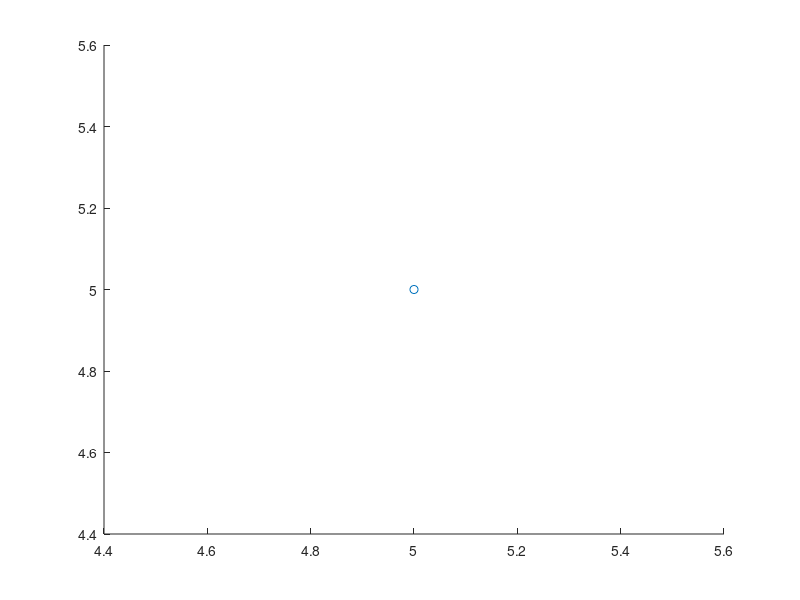
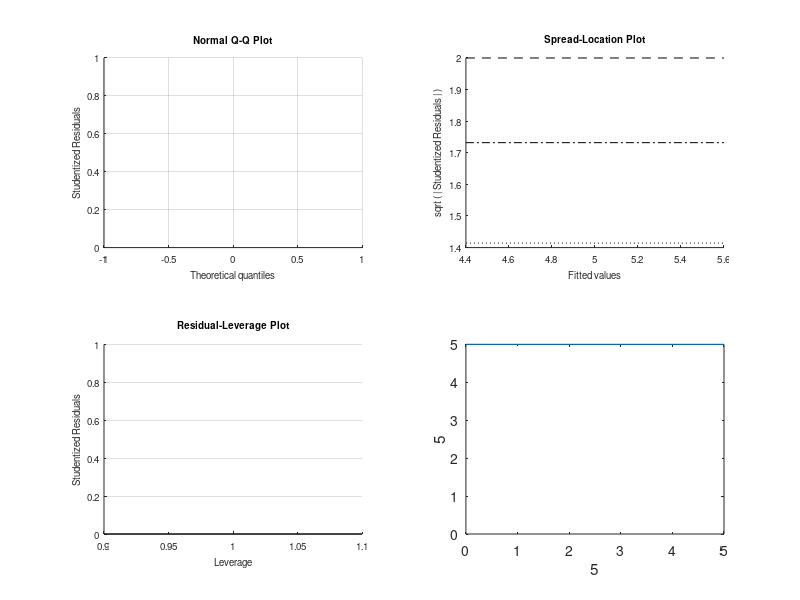

Reproduce these figures in MATLAB, in order. (Note: this script raises an error after producing the figures.)
% X = NetG1SIntDen1;
% Y = SG2lengthframes1;
% Z = NetjustbeforeMnucleusintactIntDen1;
dimTopRight = [0.65 0.82 0.1 0.1];
dimTopLeft = [0.15 0.82 0.1 0.1];
dimBottomLeft = [0.15 0.15 0.1 0.1];

X = input('Independent variable (size): ');
xAxis = input('Independent variable axis title: ','s');
Y = input('Dependent variable (time): ');
yAxis = input('Dependent variable (time) axis title: ','s');
Z = input('Dependent variable (later size - initial size): ');
zAxis = input('Dependent variable (growth) axis title: ','s');

%Eliminates NaNs and restricts to cells with all positive values
%That means only cells that grew during G1 or entire cycle
Xclean = X(X > 0 & Y > 0 & Z > 0);
Yclean = Y(X > 0 & Y > 0 & Z > 0);
Zclean = Z(X > 0 & Y > 0 & Z > 0);

figure ('Name', [yAxis ' vs ' xAxis])
hold on
scatter(Xclean,Yclean)
%This fit is plottable
fit1 = polyfit(Xclean,Yclean,1)
lm1 = fitlm(Xclean,Yclean)
lm = lm1;
disp(sprintf('\n'));
domainXclean = linspace(0,max(Xclean),100);
plot(domainXclean,polyval(fit1,domainXclean))
axis([0 inf 0 inf])
xlabel(xAxis)
ylabel(yAxis)
lm_r2 = lm.Rsquared.Ordinary;
lm_pValue = lm.Coefficients.pValue(2);
lm_slope = lm.Coefficients.Estimate(2);
str1 = ['R^2 =  ' num2str(lm_r2) sprintf('\n') 'p-Value =  ' num2str(lm_pValue) sprintf('\n') 'slope = ' num2str(lm_slope)];
if (lm.Coefficients.Estimate(2) > 0)
    dim = dimTopLeft;
else
    dim = dimBottomLeft;
end
annotation('textbox',dim,'String',str1,'FitBoxToText','on');
hold off

figure ('Name', [zAxis ' vs ' xAxis])
hold on
scatter(Xclean,Zclean)
%This fit is plottable
fit2 = polyfit(Xclean,Zclean,1)
lm2 = fitlm(Xclean,Zclean)
lm = lm2;
disp(sprintf('\n'));
plot(domainXclean,polyval(fit2,domainXclean))
axis([0 inf 0 inf])
xlabel(xAxis)
ylabel(zAxis)
lm_r2 = lm.Rsquared.Ordinary;
lm_pValue = lm.Coefficients.pValue(2);
lm_slope = lm.Coefficients.Estimate(2);
str2 = ['R^2 =  ' num2str(lm_r2) sprintf('\n') 'p-Value =  ' num2str(lm_pValue) sprintf('\n') 'slope = ' num2str(lm_slope)];
if (lm.Coefficients.Estimate(2) > 0)
    dim = dimTopLeft;
else
    dim = dimBottomLeft;
end
annotation('textbox',dim,'String',str2,'FitBoxToText','on');
hold off


yAxisCutoff = input('Maximum relevant length: ');
figure ('Name' , [yAxis ' < ' num2str(yAxisCutoff) ' vs ' xAxis])
hold on
Xcleaner = Xclean(Yclean<yAxisCutoff);
Ycleaner = Yclean(Yclean<yAxisCutoff);
scatter(Xcleaner,Ycleaner)
fit3 = polyfit(Xcleaner,Ycleaner,1);
lm3 = fitlm(Xcleaner,Ycleaner)
lm = lm3;
disp(sprintf('\n'));
domainXcleaner = linspace(0,max(Xcleaner),100);
plot(domainXcleaner,polyval(fit3,domainXcleaner))
axis([0 inf 0 inf])
xlabel(xAxis)
ylabel(yAxis)
lm_r2 = lm.Rsquared.Ordinary;
lm_pValue = lm.Coefficients.pValue(2);
lm_slope = lm.Coefficients.Estimate(2);
str3 = ['R^2 =  ' num2str(lm_r2) sprintf('\n') 'p-Value =  ' num2str(lm_pValue) sprintf('\n') 'slope = ' num2str(lm_slope)];
if (lm.Coefficients.Estimate(2) > 0)
    dim = dimTopLeft;
else
    dim = dimBottomLeft;
end
annotation('textbox',dim,'String',str3,'FitBoxToText','on');
hold off


